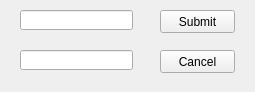
<?xml version="1.0" encoding="UTF-8"?>
<ui version="4.0">
 <class>LoginDialog</class>
 <widget class="QWidget" name="LoginDialog">
  <property name="geometry">
   <rect>
    <x>0</x>
    <y>0</y>
    <width>255</width>
    <height>92</height>
   </rect>
  </property>
  <property name="windowTitle">
   <string>Log in</string>
  </property>
  <widget class="QLineEdit" name="lineEdit_userName">
   <property name="geometry">
    <rect>
     <x>20</x>
     <y>10</y>
     <width>113</width>
     <height>20</height>
    </rect>
   </property>
  </widget>
  <widget class="QLineEdit" name="lineEdit_password">
   <property name="geometry">
    <rect>
     <x>20</x>
     <y>50</y>
     <width>113</width>
     <height>20</height>
    </rect>
   </property>
  </widget>
  <widget class="QPushButton" name="pushButton_submit">
   <property name="geometry">
    <rect>
     <x>160</x>
     <y>10</y>
     <width>75</width>
     <height>23</height>
    </rect>
   </property>
   <property name="text">
    <string>Submit</string>
   </property>
  </widget>
  <widget class="QPushButton" name="pushButton_Cancel">
   <property name="geometry">
    <rect>
     <x>160</x>
     <y>50</y>
     <width>75</width>
     <height>23</height>
    </rect>
   </property>
   <property name="text">
    <string>Cancel</string>
   </property>
  </widget>
 </widget>
 <resources/>
 <connections/>
</ui>
